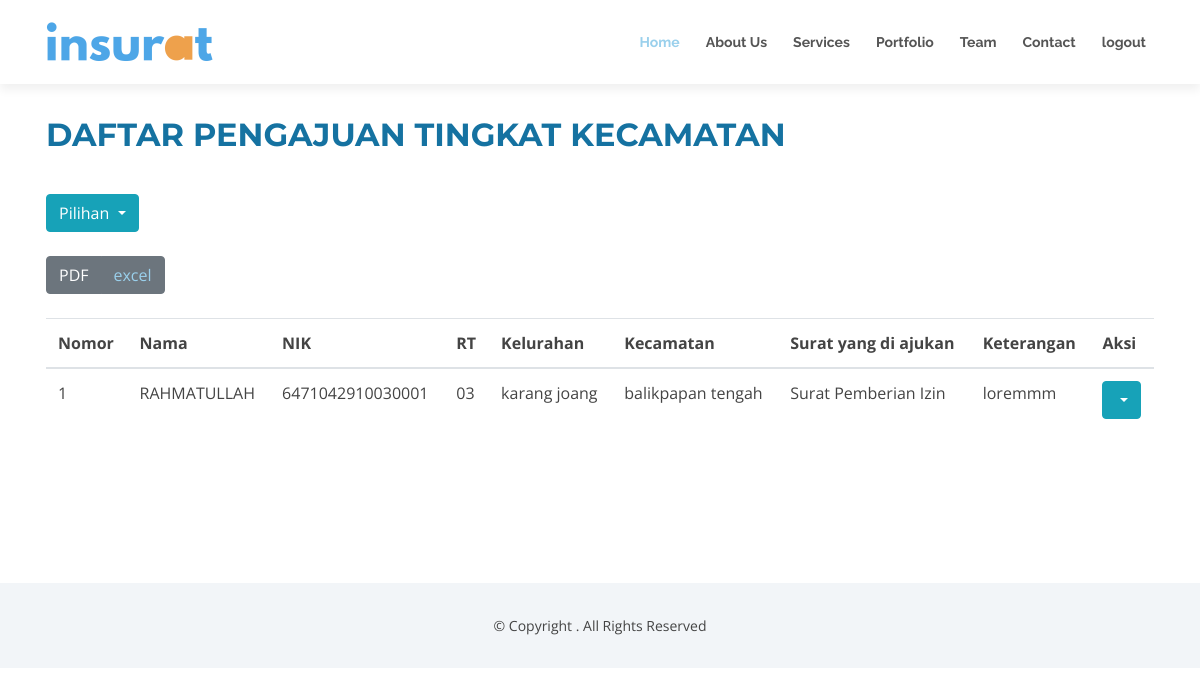
Screenshot of /admin/kecamatan.php (signed in) with the database file from the repository.
### tables this page shows
CREATE TABLE `pengajuan` (
  `id_pengajuan` int(11) NOT NULL,
  `id_user` int(11) NOT NULL,
  `id_surat` int(11) NOT NULL,
  `id_rt` int(11) NOT NULL,
  `id_kelurahan` int(11) NOT NULL,
  `id_kecamatan` int(11) NOT NULL,
  `keterangan` text NOT NULL,
  `kode_khusus` varchar(225) NOT NULL
);

CREATE TABLE `user` (
  `id_user` int(11) NOT NULL,
  `nik` char(16) NOT NULL,
  `nama` varchar(225) NOT NULL,
  `no_rumah` varchar(225) NOT NULL,
  `id_rt` varchar(225) NOT NULL,
  `id_kelurahan` varchar(255) NOT NULL,
  `id_kecamatan` varchar(255) NOT NULL,
  `email` varchar(225) NOT NULL,
  `tlpn` varchar(255) NOT NULL,
  `password` varchar(225) NOT NULL
);

CREATE TABLE `rt` (
  `id_rt` int(11) NOT NULL,
  `rt` varchar(11) NOT NULL,
  `nama_rt` varchar(255) NOT NULL,
  `id_kelurahan` int(20) NOT NULL
);

CREATE TABLE `kelurahan` (
  `id_kelurahan` int(11) NOT NULL,
  `kelurahan` varchar(225) NOT NULL,
  `nama_lurah` varchar(255) NOT NULL,
  `id_kecamatan` int(20) NOT NULL
);

CREATE TABLE `kecamatan` (
  `id_kecamatan` int(11) NOT NULL,
  `kecamatan` varchar(225) NOT NULL,
  `nama_camat` varchar(225) NOT NULL
);

CREATE TABLE `surat` (
  `id_surat` int(11) NOT NULL,
  `nama_surat` varchar(225) NOT NULL
);

### admin/kecamatan.php (the view, shortened to what this page needs)
<!DOCTYPE html>
<html lang="en">
<head>
  <link href="lib/bootstrap/css/bootstrap.min.css" rel="stylesheet">
  <link href="lib/font-awesome/css/font-awesome.min.css" rel="stylesheet">
  <link href="lib/animate/animate.min.css" rel="stylesheet">
  <link href="lib/ionicons/css/ionicons.min.css" rel="stylesheet">
  <link href="lib/owlcarousel/assets/owl.carousel.min.css" rel="stylesheet">
  <link href="lib/magnific-popup/magnific-popup.css" rel="stylesheet">
  <link href="lib/ionicons/css/ionicons.min.css" rel="stylesheet">
  <link href="css1/style.css" rel="stylesheet">
<body id="body">
  <header id="header">
    <div class="container">
    <a class="logo">
              <img src="../assets/images/pengajuan.png" alt="">
            </a>
      <nav id="nav-menu-container">
        <ul class="nav-menu">
          <li class="menu-active"><a href="#body">Home</a></li>
          <li><a href="#about">About Us</a></li>
          <li><a href="#services">Services</a></li>
          <li><a href="#portfolio">Portfolio</a></li>
          <li><a href="#team">Team</a></li>
          <li><a href="#contact">Contact</a></li>
          <li class="menu-has-children"><a href="logout.php">logout</a></li>
        </ul>
      </nav>
    </div>
  </header>
  <main id="main">
    <section id="services">
      <div class="container" id="printableArea">
        <div class="section-header">
          <h2>daftar pengajuan tingkat kecamatan </h2>
          <div class="btn-group">
          <button type="button" class="btn btn-info dropdown-toggle" data-toggle="dropdown" aria-haspopup="true" aria-expanded="false">
                Pilihan
          </button>
        </div><br><br>
          <table  class="table table-hover ">
            <thead>
              <tr>
              <th scope="col">Nomor</th>
                      <th scope="col">Nama</th>
                      <th scope="col">NIK</th>
                      <th scope="col">RT</th>
                      <th scope="col">Kelurahan</th>
                      <th scope="col">Kecamatan</th>
                      <th scope="col">Surat yang di ajukan</th>
                      <th scope="col">Keterangan</th>
                      <th scope="col" colspan="2">Aksi</th>
              </tr>
            </thead>
            <tbody>
            <?php
              include 'conf.php';
              $no = 1;
              $data = mysqli_query($conn,"SELECT * from pengajuan
              INNER JOIN user ON pengajuan.id_user = user.id_user
              INNER JOIN rt ON pengajuan.id_rt = rt.id_rt
              INNER JOIN surat ON pengajuan.id_surat = surat.id_surat
              INNER JOIN kelurahan ON pengajuan.id_kelurahan = kelurahan.id_kelurahan
              INNER JOIN kecamatan ON pengajuan.id_kecamatan = kecamatan.id_kecamatan
              ");
              while($d = mysqli_fetch_array($data)){
              ?>
                <?php if($d['kode_khusus']=="kec"){ ?>
                <tr>
                <td><?php echo $no++; ?></td>
                <td><?php echo $d['nama'];?></td>
                <td><?php echo $d['nik'];?></td>
                <td><?php echo $d['rt'];?></td>
                <td><?php echo $d['kelurahan'];?></td>
                <td><?php echo $d['kecamatan'];?></td>
                <td><?php echo $d['nama_surat'];?></td>
                <td><?php echo $d['keterangan'];?></td>
                  <td>
                    <div class="btn-group">
                      <button type="button" class="btn btn-info dropdown-toggle" data-toggle="dropdown" aria-haspopup="true" aria-expanded="false">
                      </button>
                    </div>
                    <?php  }}
                    ?>
                </td>
                <div class="btn-group" role="group" aria-label="Basic example">
                  <button type="button" class="btn btn-secondary" onclick="printDiv()" target="_blank">PDF</button>
                  <button type="button" class="btn btn-secondary"><a href="export_excel.php" target="_blank">excel</a></button>
                </div>
                <br> <br>
              </tr>
            </tbody>
          </table>
        </div>
        <br>
        <br>
        <br>
        <br>
        <br>
      </div>
    </section>
  </main>
  <footer id="footer">
    <div class="container">
      <div class="copyright">
        &copy; Copyright <strong></strong>. All Rights Reserved
      </div>
    </div>
  </footer>
</body>
</html>

### admin/css1/style.css (style rules this page uses)
body { background: #fff; color: #444; font-family: "Open Sans", sans-serif; }
a { color: #9AD0EC; transition: 0.5s; }
h1, h2, h3, h4, h5, h6 { font-family: "Montserrat", sans-serif; font-weight: 400; margin: 0 0 20px 0; padding: 0; }
#header { padding: 20px 0; height: 84px; transition: all 0.5s; z-index: 997; background: #fff; box-shadow: 0px 6px 9px 0px rgba(0, 0, 0, 0.06); }
.nav-menu, .nav-menu * { margin: 0; padding: 0; list-style: none; }
.nav-menu li { position: relative; white-space: nowrap; }
.nav-menu > li { float: left; }
#nav-menu-container { float: right; margin: 0; }
.nav-menu a { padding: 10px 8px; text-decoration: none; display: inline-block; color: #555; font-family: "Raleway", sans-serif; font-weight: 700; font-size: 14px; outline: none; }
.nav-menu li:hover > a, .nav-menu .menu-active > a { color: #9AD0EC; }
.nav-menu > li { margin-left: 10px; }
#mobile-nav { position: fixed; top: 0; padding-top: 18px; bottom: 0; z-index: 998; background: rgba(52, 59, 64, 0.9); left: -260px; width: 260px; overflow-y: auto; transition: 0.4s; }
#mobile-nav ul { padding: 0; margin: 0; list-style: none; }
#mobile-nav ul li { position: relative; }
#mobile-nav ul li a { color: #fff; font-size: 16px; overflow: hidden; padding: 10px 22px 10px 15px; position: relative; text-decoration: none; width: 100%; display: block; outline: none; }
.section-header { margin-bottom: 30px; }
.section-header h2 { font-size: 32px; color: #1572A1; text-transform: uppercase; font-weight: 700; position: relative; padding-bottom: 20px; }
#services { padding: 30px 0 0 0; }
#footer { background: #f2f5f8; padding: 0 0 30px 0; font-size: 14px; }
#footer .copyright { text-align: center; padding-top: 30px; }
.container { padding: 2px 16px; }

### rows the page displays
pengajuan: id_user.nama "RAHMATULLAH", id_user.nik "6471042910030001", id_rt.rt "03", id_kelurahan.kelurahan "karang joang", id_kecamatan.kecamatan "balikpapan tengah", id_surat.nama_surat "Surat Pemberian Izin", keterangan "loremmm"
